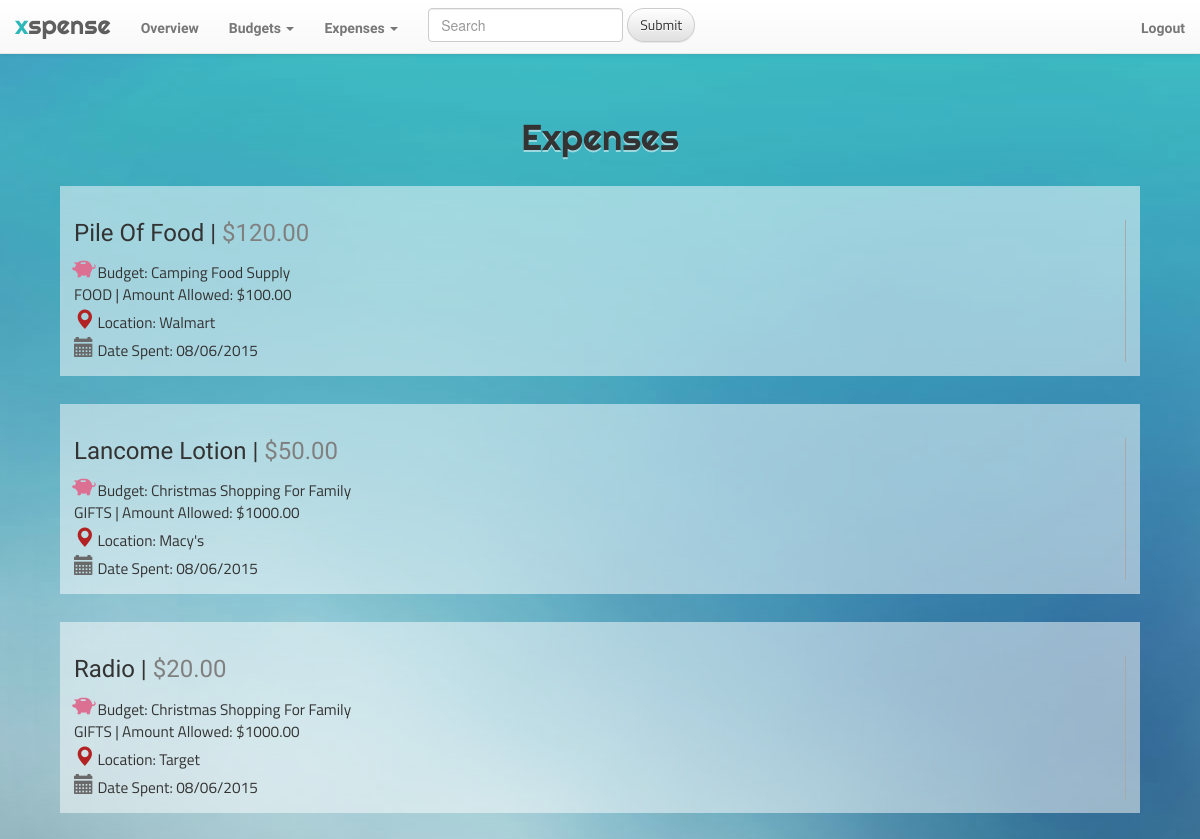
Page /expenses (signed in, upper part) on the earlier database version.
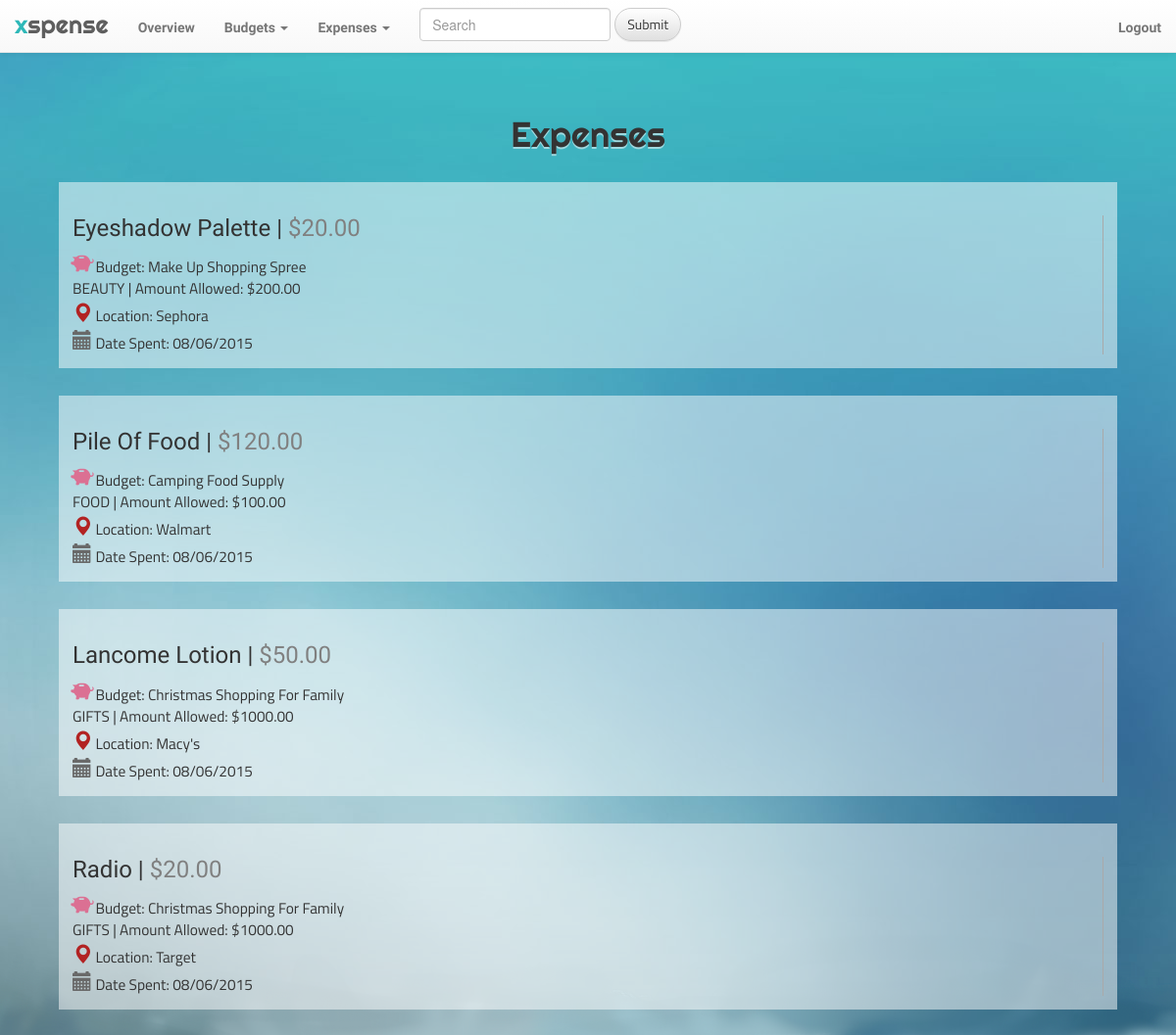
Same page on the later database version.
### app_xspense/models.py (models this page shows, shortened)
class Expense(models.Model):
	user = models.ForeignKey('auth.User', null=True)
	budget = models.ForeignKey(Budget, on_delete=models.CASCADE, null=True, blank=True)
	item = models.TextField()
	price = models.DecimalField(max_digits=9, decimal_places=2)
	date = models.DateTimeField(
		default=timezone.now)
	location = models.TextField()

class Budget(models.Model):
	ELECTRONICS = 0
	OFFICE = 1
	ENTERTAINMENT = 2
	HOME_FURNITURE = 3
	CLOTHES = 4
	BABY_KIDS = 5
	TOYS_GAMES_CRAFTS = 6
	FOOD = 7
	HEALTH = 8
	BEAUTY = 9
	SPORTS_FITNESS = 10
	AUTO = 11
	GIFTS = 12
	OTHER = 13
	EDUCATION = 14
	category_choices = [
		(ELECTRONICS, 'electronics'),
		(OFFICE, 'office'),
		(ENTERTAINMENT, 'entertainment'),
		(HOME_FURNITURE, 'home/furniture'),
		(CLOTHES, 'clothes'),
		(BABY_KIDS, 'baby/kids'),
		(TOYS_GAMES_CRAFTS, 'toys/games/crafts'),
		(FOOD, 'food'),
		(HEALTH, 'health'),
		(BEAUTY, 'beauty'),
		(SPORTS_FITNESS, 'sports/fitness'),
		(AUTO, 'auto'),
		(GIFTS, 'gifts'),
		(OTHER, 'other'),
		(EDUCATION, 'education')
		]
	category = models.IntegerField(choices=category_choices, default=13)
	user = models.ForeignKey('auth.User', null=True)
	purpose = models.TextField()
	amount = models.DecimalField(max_digits=9, decimal_places=2)
	date_created = models.DateTimeField(
		default=timezone.now)

### app_xspense/views.py (the view)
# urls.py: url(r'^expenses$', views.all_expenses, name='all_expenses'),
@login_required
def all_expenses(request):
	expenses = Expense.objects.filter(user=request.user).order_by('-date')
	return render(request, 'app_xspense/expenses.html', {'expenses': expenses})

### app_xspense/templatetags/filters.py (called while the page is built)
@register.filter(name='categoryString')
def categoryString(value):
	return {
		0: 'ELECTRONICS',
        1: 'OFFICE',
        2: 'ENTERTAINMENT',
        3: 'HOME FURNITURE',
        4: 'CLOTHES',
        5: 'BABY & KIDS',
        6: 'TOYS & GAMES',
        7: 'FOOD',
        8: 'HEALTH',
        9: 'BEAUTY',
        10: 'FITNESS',
        11: 'AUTO',
        12: 'GIFTS',
        13: 'OTHER',
        14: 'EDUCATION'
    }.get(value, 13)

### app_xspense/templates/app_xspense/expenses.html (shortened to what this page needs)
{% extends "app_xspense/base.html" %}
{% load filters %}
{% block content %}
	<h1 class="head-title">Expenses</h1>
	{% for expense in expenses %}
		<div class="solo-page container" style="width: 90%">
			<div class="small-12 medium-6 columns" id="expense-overview">
				<h3 class="title">{{ expense.item | title }} | <font style="color:grey;">${{ expense.price }}</font> </h3>
				<p>
					<span class="glyphicon glyphicon-piggy-bank small-1 column expense-icon" id="piggy-bank" aria-hidden="true"></span>
					Budget: {{ expense.budget.purpose | title }}
					<br>
					{{ expense.budget.category | categoryString }} | Amount Allowed: ${{ expense.budget.amount }}
				</p>
				<p>
					<span class="glyphicon glyphicon-map-marker small-1 column expense-icon" id="map-marker" aria-hidden="true"></span> Location: {{ expense.location | title }}
				</p>
				<p>
					<span class="glyphicon glyphicon-calendar small-1 column expense-icon" id="calendar" aria-hidden="true"></span>
					Date Spent: {{ expense.date|date:"m/d/Y" }}
				</p>
			</div>
		</div>
	{% endfor %}
{% endblock %}

Differences in the rows shown:
added Expense: item "Eyeshadow Palette", price "20.00", budget.purpose "Make Up Shopping Spree", budget.category|categoryString "BEAUTY", budget.amount "200.00", location "Sephora", date "08/06/2015"
